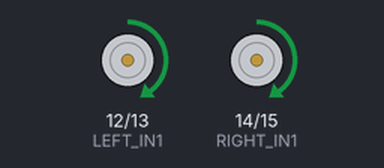
This sketch was run on a simulated ESP32. Shown: motor-driver pin pairs drawn as motors (green arrow = first pin HIGH = forward, orange = second pin HIGH = backward, longer = more drive, scaled by the enable pin). What the sketch prints to the serial monitor is not drawn.

Above: at 2.7 s.
At 4.2 s:
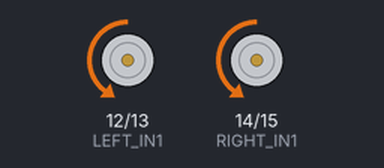
At 5.6 s:
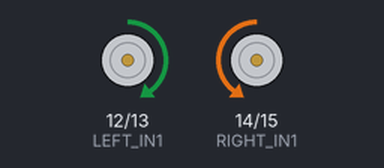
At 8.4 s:
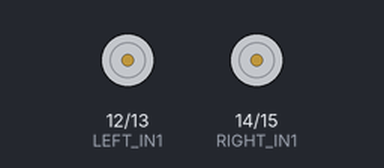
Timing chart, 0 to 11.6 s (numbered marks = the images above):
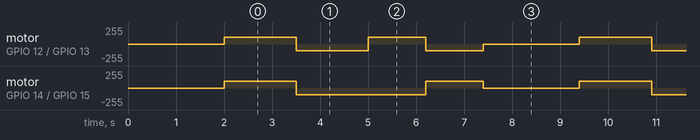

Measured:
- by itself, motor on GPIO 14 (RIGHT_IN1) / GPIO 15 (RIGHT_IN2): repeats every 7.4 s: backward 100/255 2.7 s, forward 100/255 1.2 s, stopped 2.0 s, forward 100/255 1.5 s
- by itself, motor on GPIO 12 (LEFT_IN1) / GPIO 13 (LEFT_IN2): repeats every 7.4 s: backward 100/255 1.5 s, forward 100/255 1.2 s, backward 100/255 1.2 s, stopped 2.0 s, forward 100/255 1.5 s

The sketch:

teste_PWM_ESPCAM.ino
```cpp
#include <Arduino.h>

// =============================
// PINOS DO MOTOR
// =============================

// Motor esquerdo
#define LEFT_IN1 12
#define LEFT_IN2 13
#define LEFT_PWM 4   // ENA

// Motor direito
#define RIGHT_IN1 14
#define RIGHT_IN2 15
#define RIGHT_PWM 2  // ENB

// Velocidade inicial (0 a 255)
int leftSpeed = 100;
int rightSpeed = 100;

void setup() {
  Serial.begin(115200);
  delay(2000);
  Serial.println("=== TESTE DE MOTORES L298N + ESP32-CAM ===");

  // Configura pinos como saída
  pinMode(LEFT_IN1, OUTPUT);
  pinMode(LEFT_IN2, OUTPUT);
  pinMode(RIGHT_IN1, OUTPUT);
  pinMode(RIGHT_IN2, OUTPUT);
  pinMode(LEFT_PWM, OUTPUT);
  pinMode(RIGHT_PWM, OUTPUT);

  Serial.println("Configuração concluída!");
}

// =============================
// FUNÇÕES DE CONTROLE DE MOTOR
// =============================

// Motor esquerdo
void left_forward() {
  digitalWrite(LEFT_IN1, HIGH);
  digitalWrite(LEFT_IN2, LOW);
  analogWrite(LEFT_PWM, leftSpeed);
}

void left_backward() {
  digitalWrite(LEFT_IN1, LOW);
  digitalWrite(LEFT_IN2, HIGH);
  analogWrite(LEFT_PWM, leftSpeed);
}

// Motor direito
void right_forward() {
  digitalWrite(RIGHT_IN1, HIGH);
  digitalWrite(RIGHT_IN2, LOW);
  analogWrite(RIGHT_PWM, rightSpeed);
}

void right_backward() {
  digitalWrite(RIGHT_IN1, LOW);
  digitalWrite(RIGHT_IN2, HIGH);
  analogWrite(RIGHT_PWM, rightSpeed);
}

// =============================
// MOVIMENTOS COMPLETOS
// =============================

void forward() {
  left_forward();
  right_forward();
}

void backward() {
  left_backward();
  right_backward();
}

void leftTurn() {
  left_backward();
  right_forward();
}

void rightTurn() {
  left_forward();
  right_backward();
}

void stopMotors() {
  analogWrite(LEFT_PWM, 0);
  analogWrite(RIGHT_PWM, 0);
}

// =============================
// LOOP PRINCIPAL DE TESTE
// =============================

void loop() {
  Serial.println("➡ Indo para FRENTE");
  forward();
  delay(1500);

  Serial.println("⬅ Indo para TRÁS");
  backward();
  delay(1500);

  Serial.println("↪ Virando DIREITA");
  rightTurn();
  delay(1200);

  Serial.println("↩ Virando ESQUERDA");
  leftTurn();
  delay(1200);

  Serial.println("⛔ PARADO");
  stopMotors();
  delay(2000);
}
```
